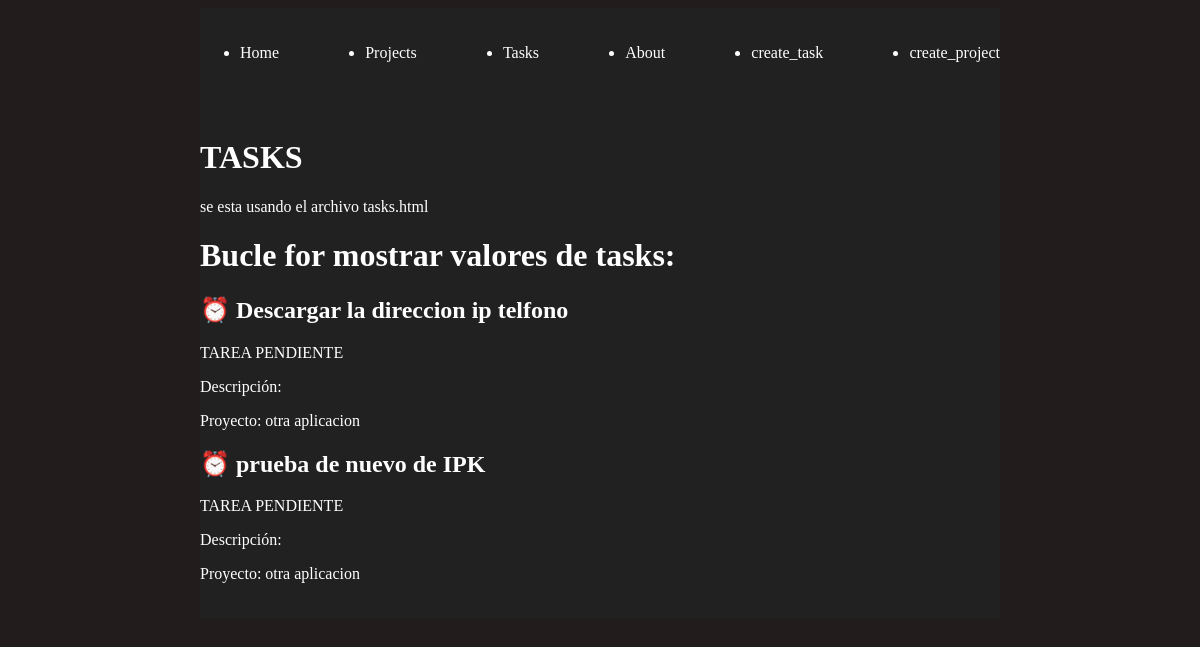
The page /tasks/ on the database as committed earlier.
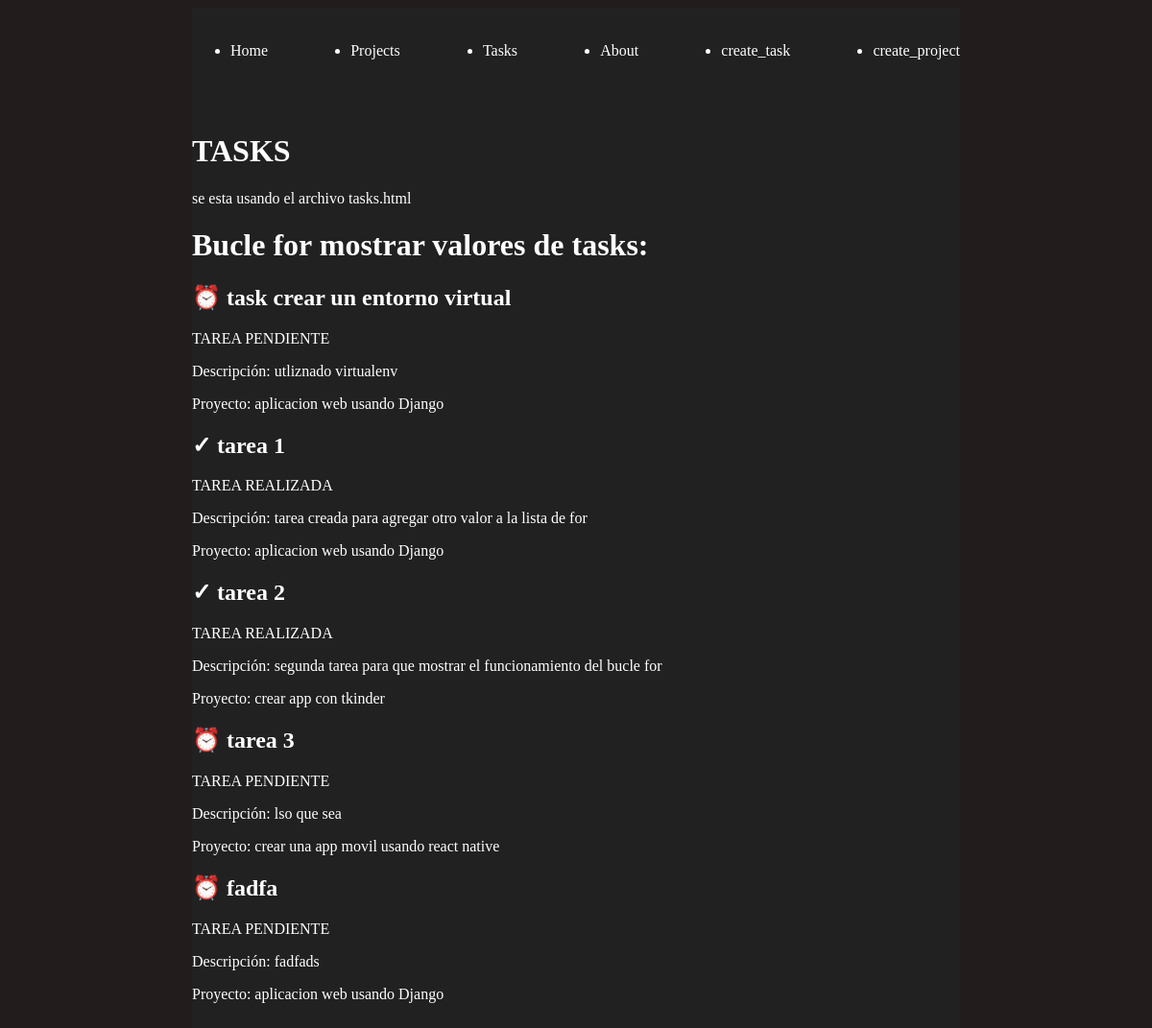
The same page on the database as committed later.
### myapp/models.py (models this page shows, shortened)
class Task(models.Model):
    title = models.CharField(max_length=200)
    description = models.TextField(blank=True)
    done = models.BooleanField(default=False)
    project = models.ForeignKey(Project, on_delete=models.CASCADE)  #  relación con Project

class Project(models.Model):
    name = models.CharField(max_length=200)

### myapp/views.py (the view)
# urls.py: path('tasks/', views.task, name='tasks'),
def task(request):
    tasks = Task.objects.all()
    return render(request, "tasks/tasks.html", {'tasks': tasks})

### myapp/templates/tasks/tasks.html (shortened to what this page needs)
{% extends 'layouts/base.html' %}
{% block content%}
<!DOCTYPE html>
<html lang="en">
<head>
</head>
<body>
    <h1>TASKS</h1>
    <p>se esta usando el archivo tasks.html</p>
     <h1>Bucle for mostrar valores de tasks:</h1>
{% for task in tasks %}
    <div>
        <h2>
            {% if not task.done %}
                ⏰ {{ task.title }}
            {% else %}
                ✓ {{ task.title }}
            {% endif %}
        </h2>
        {% if not task.done %}
            <p>TAREA PENDIENTE</p>
        {% else %}
            <p>TAREA REALIZADA</p>
        {% endif %}
        <p>Descripción: {{ task.description }}</p>
        <p>Proyecto: {{ task.project.name }}</p>
    </div>
{% endfor %}
</body>
</html>
{% endblock%}

### myapp/templates/layouts/base.html (shortened to what this page needs)
{% load static %}
<!DOCTYPE html>
<html lang="en">
<head>
    <link rel="stylesheet" href="{% static 'styles/main.css' %}">
</head>
<body>
<nav class="navbar container">
    <ul>
        <li>
            <a href="/">Home</a>
        </li>
        <li>
            <a href="{% url 'projects' %}">Projects</a>
        </li>
        <li>
            <a href="{% url 'tasks' %}">Tasks</a>
        </li>
            <li>
            <a href="{% url 'about' %}">About</a>
        </li>
            <li>
            <a href="{% url 'create_task' %}">create_task</a>
            </li>
            <li>
            <a href="{% url 'create_project' %}">create_project</a>
            </li>
    </ul>
</nav>
<main class="container">
    {% block content %}
    {% endblock %}
</main>
</body>
</html>

### myapp/static/styles/main.css (style rules this page uses)
body { background: rgb(34, 28, 28); color: rgb(255, 255, 255) }
.navbar { background: #a0a0a0; padding: 6px 0; }
.navbar ul li a { color: white; text-decoration: none; }
.navbar ul li { text-decoration: none; }
.navbar ul { display: flex; justify-content: space-between; }
.container { max-width: 800px; background: rgb(34, 33, 33); margin:auto; padding:20px 0; }

Rows that differ between the two databases and show on the page:
removed Task: title "Descargar la direccion ip telfono", done "TAREA PENDIENTE", project.name "otra aplicacion"
removed Task: title "prueba de nuevo de IPK", done "TAREA PENDIENTE", project.name "otra aplicacion"
added Task: title "task crear un entorno virtual", done "TAREA PENDIENTE", description "utliznado virtualenv", project.name "aplicacion web usando Django"
added Task: title "tarea 1", done "TAREA REALIZADA", description "tarea creada para agregar otro valor a la lista de for", project.name "aplicacion web usando Django"
added Task: title "tarea 2", done "TAREA REALIZADA", description "segunda tarea para que mostrar el funcionamiento del bucle for", project.name "crear app con tkinder"
added Task: title "tarea 3", done "TAREA PENDIENTE", description "lso que sea", project.name "crear una app movil usando react native"
added Task: title "fadfa", done "TAREA PENDIENTE", description "fadfads", project.name "aplicacion web usando Django"
